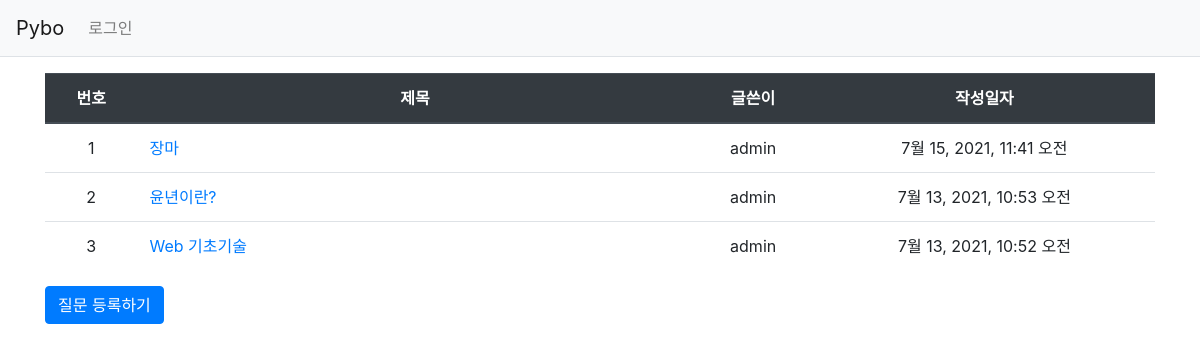
Before: /pybo/ with the older database file.
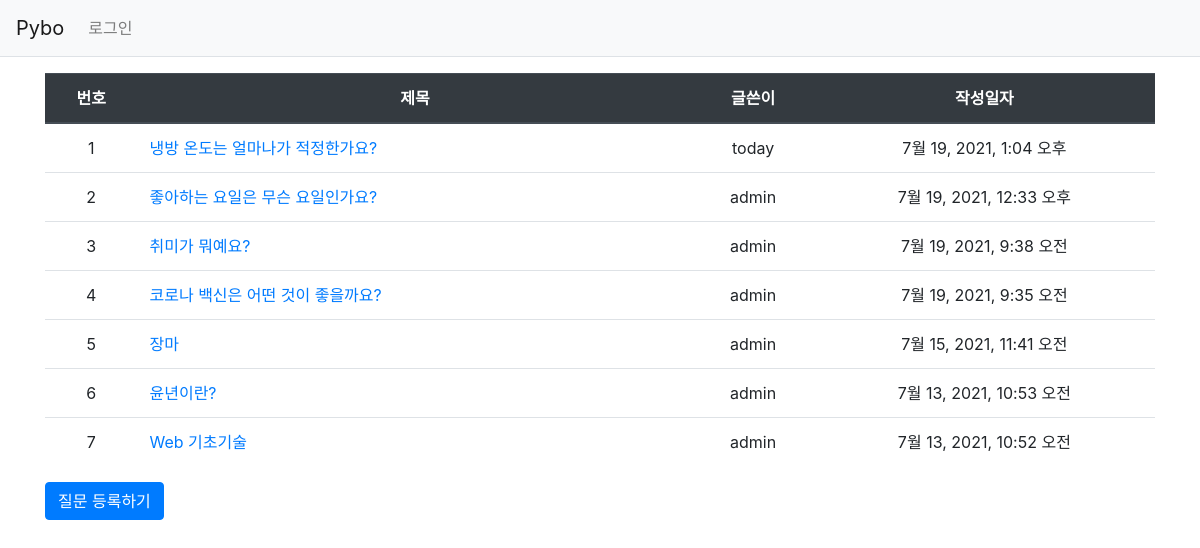
After: the same page with the newer database file.
### pybo/models.py (models this page shows, shortened)
class Question(models.Model):   # 질문 게시판
    author = models.ForeignKey(User, on_delete=models.CASCADE)
    subject = models.CharField(max_length=200)
    content = models.TextField()
    create_date = models.DateTimeField()

### pybo/views.py (the view)
# urls.py: path('', views.index, name='index'),
def index(request):
    question_list = Question.objects.order_by('-create_date')  # "-" 기호 넣으면 내림차순
    context = {'question_list': question_list}
    return render(request, 'pybo/question_list.html', context)

### templates/pybo/question_list.html
{% extends 'base.html' %}
{% block content %}
<div class="container my-3">
    <table class="table">
        <thead>
            <tr class="thead-dark text-center">
                <th>번호</th>
                <th style="width:50%">제목</th>
                <th>글쓴이</th>
                <th>작성일자</th>
            </tr>
        </thead>
        <tbody>
        {% if question_list %}
            {% for question in question_list %}
            <tr class="text-center">
                <td>{{ forloop.counter }}</td>
                <td class="text-left"><a href="{% url 'pybo:detail' question.id %}">{{ question.subject }}</a></td>
                <td>{{ question.author.username }}</td>
                <td>{{ question.create_date }}</td>
            </tr>
            {% endfor %}
        {% else %}
            <tr>
                <td colspan="3">질문이 없습니다.</td>
            </tr>
        {% endif %}
        </tbody>
    </table>
    <a href="{% url 'pybo:question_create' %}" class="btn btn-primary">질문 등록하기</a>
</div>
{% endblock %}

### templates/base.html (shortened to what this page needs)
{% load static %}
<!DOCTYPE html>
<html lang="ko">
<head>
    <link rel="stylesheet" href="{% static 'pybo/bootstrap.css' %}">
</head>
<body>
{% include 'navbar.html' %}
{% block content %}
{% endblock %}
</body>
</html>

### templates/navbar.html (shortened to what this page needs)
<nav class="navbar navbar-expand-lg navbar-light bg-light border-bottom">
    <a class="navbar-brand" href="{% url 'pybo:index' %}">Pybo</a>
    <div class="collapse navbar-collapse flex-grow-0" id="navbarNav">
        <ul class="navbar-nav">
            <li class="nav-item">
                {% if user.is_authenticated %}
                    <a class="nav-link" href="{% url 'common:logout' %}">
                        {{ user.username }}(로그아웃)
                    </a>
                {% else %}
                    <a class="nav-link" href="{% url 'common:login' %}">로그인</a>
                {% endif %}
            </li>
        </ul>
    </div>
</nav>

Changed rows visible on the page:
added Question: subject "냉방 온도는 얼마나가 적정한가요?", author.username "today", create_date "7월 19, 2021, 1:04 오후"
added Question: subject "좋아하는 요일은 무슨 요일인가요?", author.username "admin", create_date "7월 19, 2021, 12:33 오후"
added Question: subject "취미가 뭐예요?", author.username "admin", create_date "7월 19, 2021, 9:38 오전"
added Question: subject "코로나 백신은 어떤 것이 좋을까요?", author.username "admin", create_date "7월 19, 2021, 9:35 오전"
